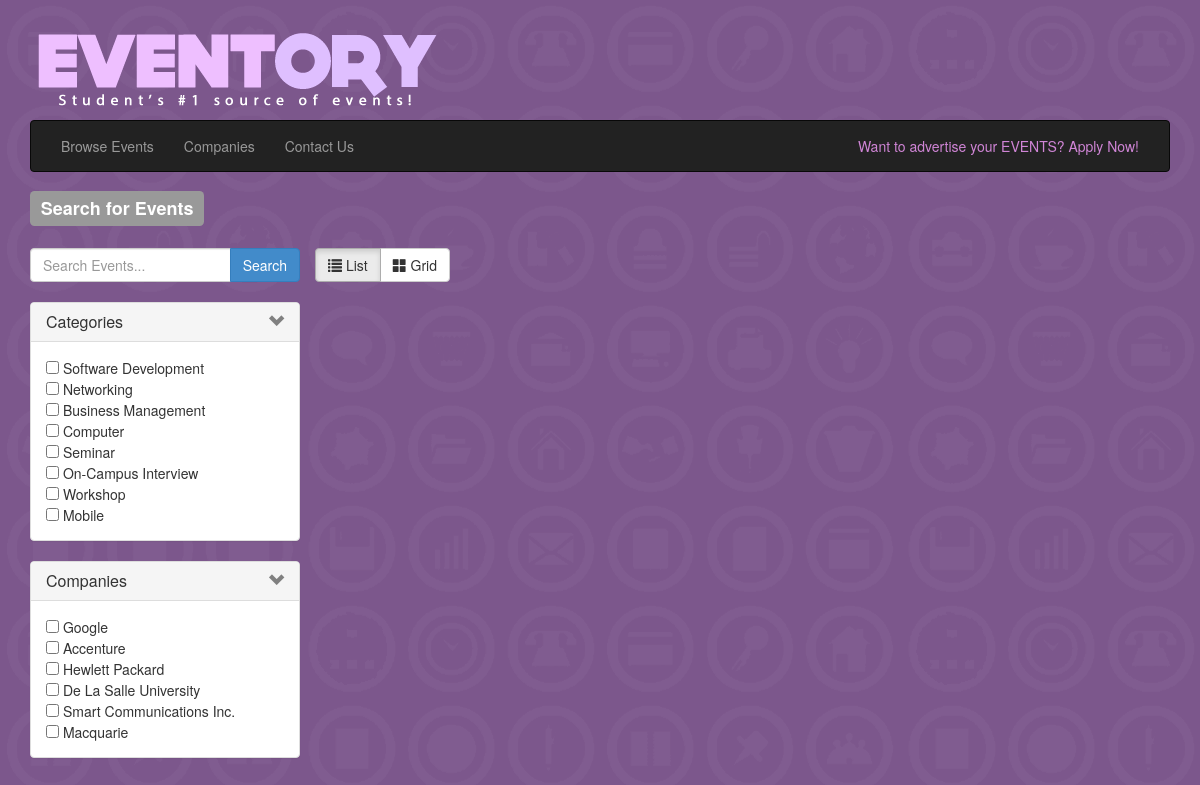
Screenshot of /search.php with the database file from the repository.
### tables this page shows
CREATE TABLE `category` (
  `idcategory` int(11) NOT NULL AUTO_INCREMENT,
  `category` varchar(45) NOT NULL,
  PRIMARY KEY (`idcategory`)
);

CREATE TABLE `company` (
  `idcompany` int(11) NOT NULL AUTO_INCREMENT,
  `companyname` varchar(45) NOT NULL,
  `companydescription` varchar(1000) DEFAULT NULL,
  `address` varchar(45) DEFAULT NULL,
  `contactnumber` varchar(45) DEFAULT NULL,
  `email` varchar(45) DEFAULT NULL,
  `idpicture` int(11) DEFAULT NULL,
  `website` varchar(45) DEFAULT NULL,
  `calendarlink` varchar(45) DEFAULT NULL,
  PRIMARY KEY (`idcompany`),
  KEY `idpicture_idx` (`idpicture`)
);

### model/categorymodel.php (called while the page is built, shortened)
<?php
	include_once('objects/categoryobject.php');
	class CategoryModel{
		function getAllCategories(){
			$categories =  array();
			$query = "SELECT *
					 FROM category";
			$query = mysql_query($query);
			$numrows = mysql_num_rows($query);
				if($numrows > 0 ){
					while($row = mysql_fetch_assoc($query)){
						$idcategory = $row['idcategory'];
						$category = $row['category'];
						$category = new CategoryObject($idcategory,$category);
						array_push($categories, $category);
					}
				}
				return $categories;
		}
		function getCompanyCategories($idcompany){
			$query = "SELECT category.idcategory , category FROM
				company INNER JOIN company_category INNER JOIN category
				WHERE company.idcompany = company_category.idcompany and company_category.idcategory = category.idcategory
				and company.idcompany=". $idcompany ;
			$query = mysql_query($query);
			$numrows = mysql_num_rows($query);
			$categories = array();
			if($numrows > 0 ){
					while($row = mysql_fetch_assoc($query)){
						$idcategory = $row['idcategory'];
						$category = $row['category'];
						$category = new CategoryObject($idcategory,$category);
						array_push($categories, $category);
					}
				}
			return $categories;
		}
	}
?>

### objects/categoryobject.php (called while the page is built, shortened)
<?php
	class CategoryObject{
		public function __construct($idcategory,$category){
			$this->idcategory = $idcategory;
			$this->category = $category;
		}
	}
?>

### model/companymodel.php (called while the page is built, shortened)
<?php
	include_once('objects/companyobject.php');
	include_once('model/categorymodel.php');
	class CompanyModel{
		function getAllCompanies(){
			$companies =  array();
			$query = "SELECT *
					 FROM company INNER JOIN companypicture on company.idpicture = companypicture.idcompanypicture";
			$query = mysql_query($query);
			$numrows = mysql_num_rows($query);
				if($numrows > 0 ){
					while($row = mysql_fetch_assoc($query)){
						$idcompany = $row['idcompany'];
						$companyname = $row['companyname'];
						$description = $row['companydescription'];
						$address = $row['address'];
						$contactnumber = $row['contactnumber'];
						$email = $row['email'];
						$website = $row['website'];
						$picturelink= $row['picturelink'];
						$picturename = $row['picturename'];
						$calendarlink = $row['calendarlink'];
						$categoryModel = new CategoryModel();
						$categories = $categoryModel->getCompanyCategories($idcompany);
						$company = new CompanyObject($idcompany,$companyname,$description,$address,$contactnumber,$email,$website,$categories,$picturename, $picturelink, $calendarlink);
						array_push($companies, $company);
					}
				}
				return $companies;
		}
	}
?>

### objects/companyobject.php (called while the page is built, shortened)
<?php
	class CompanyObject{
		public function __construct($idcompany, $companyname, $description, $address, $contactnumber,$email,$website,$categories,$picturename,$picturelink,$calendarlink){
			$this->idcompany = $idcompany;
			$this->companyname = $companyname;
		}
	}
?>

### search.php (the view, shortened to what this page needs)
<!DOCTYPE html>
<html>
	<head>
		<link href="css/bootstrap.css" rel="stylesheet">
		<link href="css/bootstrap.min.css" rel="stylesheet">
		<link href="css/customstyles.css" rel="stylesheet">
	</head>
	<body>
		<?php include('includes/nav.php');
		?>
		<h3> <div class="label label-default"> Search for Events </div></h3>
		<BR>
			<div id="filter" class="col-lg-3">
			<?php
			$searchWord="";
			$catname = "";
		    ?>
		<div class="input-group">
			<input id='filter-searchbar' name='searchWord' type="text" class="searchbox form-control" placeholder="Search Events..." value= "<?php echo $searchWord;?>" ><br>
			<span class="input-group-btn">
				<button id = 'filter-button' type="submit" class="btn btn-primary">Search</button>
			</span>
		</div>
		<br>
				<div class="panel panel-default">
			    <div class="panel-heading">
			      <h4 class="panel-title">
			        <a class="accordion-toggle" data-toggle="collapse" data-parent="#accordion" href="#collapseOne">
			          Categories
			        </a>
			      </h4>
			    </div>
			    <div id="collapseOne" class="panel-collapse collapse in">
			      <div class="panel-body">
			    		<?php
							include('model/categorymodel.php');
							$model = new CategoryModel();
							$categories = $model->getAllCategories();
							foreach($categories as $category){
								$id = $category->idcategory;
								$c = $category->category;
							?>
							<input class = 'categories' type="checkbox" value=" <?php echo $id; ?>" > <?php echo $c; ?></input><br>
							<?php } ?>
			       </div>
			    </div>
			  </div>
				<div class="panel panel-default">
			    <div class="panel-heading">
			      <h4 class="panel-title">
			        <a class="accordion-toggle" data-toggle="collapse" data-parent="#accordion" href="#collapseTwo">
			          Companies
			        </a>
			      </h4>
			    </div>
			    <div id="collapseTwo" class="panel-collapse collapse in">
			      <div class="panel-body">
			    		<?php
							include('model/companymodel.php');
							$modelX = new CompanyModel();
							$companies = $modelX->getAllCompanies();
							foreach($companies as $company){
								$id = $company->idcompany;
								$c = $company->companyname;
							?>
							<input class = 'companies' type="checkbox" value="<?php echo $id; ?>" <?php if($catname==$c){echo "checked";} ?>> <?php echo $c ;?></input><br>
							<?php } ?>
			       </div>
			    </div>
			  </div>
			</div>
			<div id="results" class="col-lg-9">
			<div class="search-options">
				<div class="col-md-7 btn-group" style="overflow: auto">
					<button id = "list" type="button" class="btn btn-default active"><span class="glyphicon glyphicon-list"></span> List</button>
					<button id = "grid" type="button" class="btn btn-default"><span class="glyphicon glyphicon-th-large"></span> Grid</button>
				</div>
				<br><br>
			</div>
			<br>
				<br>
				<center>
				<div class="btn-toolbar" role="toolbar">
				</div>
				</center>
			</div>
	</body>
</html>

### css/customstyles.css (style rules this page uses)
body { padding-top: 20px; padding-bottom: 20px; }

### search.php (style rules this page uses)
.col-lg-3 { position: relative; min-height: 1px; padding-right: 15px; padding-left: 0px; }
.col-md-7,.col-lg-9 { padding-right: 0px; padding-left: 0px; }
#filter { float: left; }
#results { float: right; }
body { background-color: #7C578C; background: url('images/bg.png') repeat center center; }
.btn-toolbar { display:inline-block; text-align: center; padding: 25px; }
.panel-heading .accordion-toggle:after { font-family: 'Glyphicons Halflings'; content: "\e114"; float: right; color: grey; }

### rows the page displays
category: category "Software Development"
category: category "Networking"
category: category "Business Management"
category: category "Computer"
category: category "Seminar"
category: category "On-Campus Interview"
category: category "Workshop"
category: category "Mobile"
company: companyname "Google"
company: companyname "Accenture"
company: companyname "Hewlett Packard"
company: companyname "De La Salle University"
company: companyname "Smart Communications Inc."
company: companyname "Macquarie"
